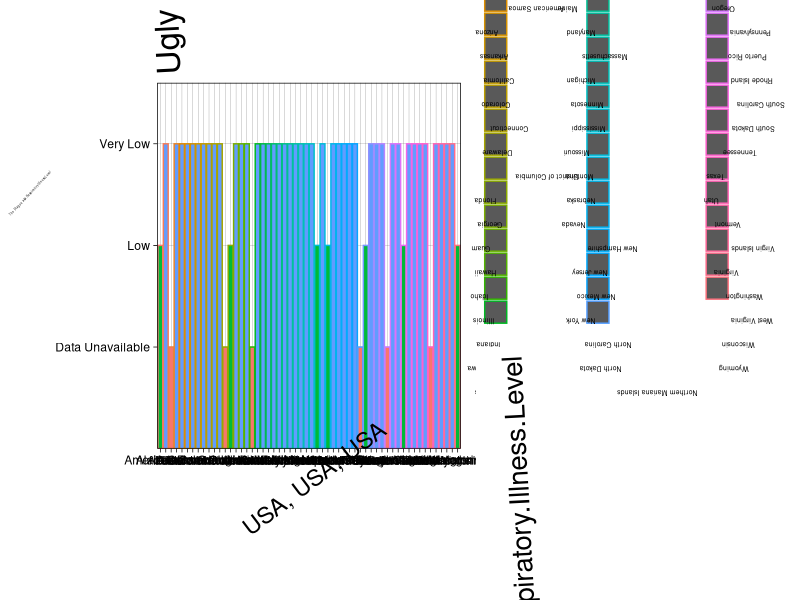

Source code (R):
#Ugly Plot Contest
library(ggplot2)
library(tidyverse)
ARI = read.csv('Assignments/Assignment_4/nssp_ari_baseline_metric_map.csv') 
ARI %>%
  group_by('Location', 'Respiratory.Illness.level') %>%
  ggplot(aes(x = Location,
             y = Respiratory.Illness.Level,
             fill = Respiratory.Illness.Level,
             color = Location)) +
  labs(title ='Ugly', x = 'USA, USA, USA', y = 'The Plague, aka Respiratory.Illness.Level', color = 'Loco') +
  theme_linedraw() +
  theme(axis.title.x = element_text(hjust = 0.5, angle = 37, size = 17)) +
  theme(axis.title.y = element_text(vjust = 0.7, angle = 47, size = 2)) +
  theme(title = element_text(angle = 93, size = 20)) +
  theme(legend.text = element_text(vjust = 5, hjust = 2, angle = 180, size = 5)) +
  geom_bar(stat = 'identity', position = 'dodge')
